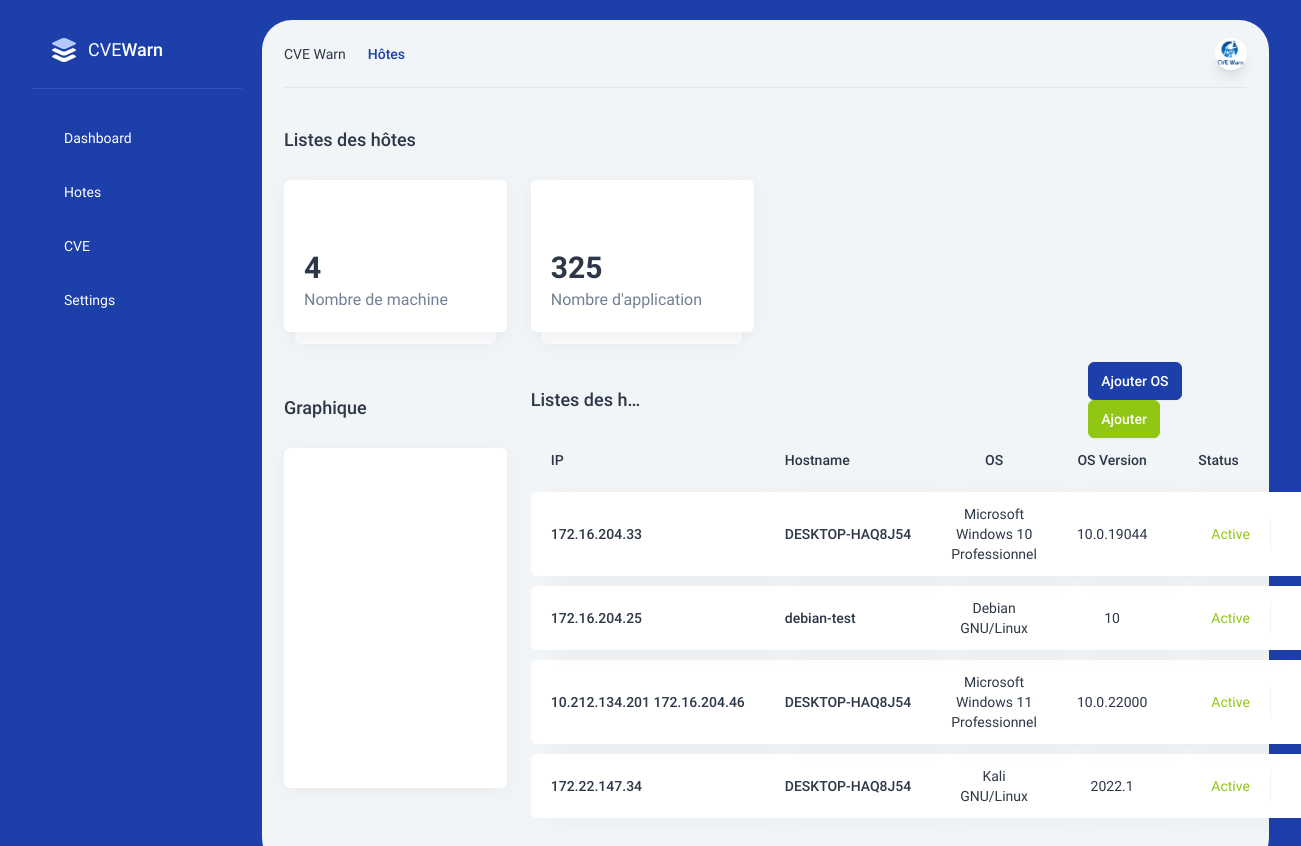
The app's page /ui/1/host/ (signed in) with its own data.
### tables this page shows
CREATE TABLE "Hosts" (
	"id_host"	TEXT NOT NULL UNIQUE,
	"ip"	TEXT,
	"hostname"	TEXT,
	"id_os"	INTEGER,
	"id_infrastructure" INTEGER,
	FOREIGN KEY("id_os") REFERENCES OS(id_os),
	FOREIGN KEY("id_infrastructure") REFERENCES Infrastructure(id_infrastructure),
	PRIMARY KEY("id_host")
);

CREATE TABLE "OS" (
	"id_os"	INTEGER NOT NULL UNIQUE,
	"os_name"	TEXT NOT NULL ,
	"os_version"	TEXT,
	PRIMARY KEY("id_os" AUTOINCREMENT)
);

### routes/ui.py (the view)
@myroutes.route("/ui/<infra_id>/host/")
@authentification.requires_user_authorization
def list_host(infra_id):
    hotes = mydb.select_all_host_information_os(infra_id)
    oss = mydb.select_all_os()
    apps = mydb.select_all_apps_from_infra(infra_id)
    return render_template("list_host.html", hotes=hotes,infra_id=infra_id,oss=oss,apps=apps)

### db/db.py (called while the page is built)
    def execute(self, sql, arg1=()):
        self.lock.acquire()
        self.cursor.execute(sql, arg1)
        self.lock.release()

    def return_arr_dict(self):
        self.lock.acquire()
        try:
            ncols = len(self.cursor.description)
            colnames = [self.cursor.description[i][0] for i in range(ncols)]
            results = []
            for row in self.cursor.fetchall():
                res = {}
                for i in range(ncols):
                    res[colnames[i]] = row[i]
                results.append(res)
        except:
            results = []
        finally:
            self.lock.release()
        return results

    def select_all_host_information_os(self,id_infra):
        self.execute("SELECT id_host, ip,hostname, os_name, os_version FROM Hosts NATURAL JOIN OS WHERE id_infrastructure=?",(id_infra))
        result = self.return_arr_dict()
        return result

    def select_all_os(self):
        self.execute("SELECT * from OS")
        result = self.return_arr_dict()
        return result

    def select_all_apps_from_infra(self,id_infra):
        self.execute("SELECT id_application FROM Applications NATURAL JOIN applications_installed NATURAL JOIN Hosts WHERE id_infrastructure=? ",(id_infra,))
        result = self.return_arr_dict()
        return result

### module/authentification.py (called while the page is built)
def requires_user_authorization(f):
    @wraps(f)
    def decorated(*args, **kwargs):
        if 'id' not in session:
            return redirect(url_for('routes.login'))
        if kwargs['infra_id'] != str(session['id']):
            return render_template('forbidden.html')
        return f(*args, **kwargs)
    return decorated

### templates/list_host.html (shortened to what this page needs)
{% set name = 'Hôtes' %}
{% extends 'base.html' %}
{% block content %}
<div class="grid grid-cols-12 gap-6">
  <div class="col-span-12 xxl:col-span-9">
      <div class="grid grid-cols-12 gap-6">
          <div class="col-span-12 mt-8">
              <div class="intro-y flex items-center h-10">
                  <h2 class="text-lg font-medium truncate mr-5">
                      Listes des hôtes
                  </h2>
              </div>
              <div class="grid grid-cols-12 gap-6 mt-5">
                  <div class="col-span-12 sm:col-span-6 xl:col-span-3 intro-y">
                      <div class="report-box zoom-in">
                          <div class="box p-5">
                              <div class="flex">
                                  <i data-feather="monitor" class="report-box__icon text-theme-12"></i>
                              </div>
                              <div class="text-3xl font-bold leading-8 mt-6">{{hotes|length}}</div>
                              <div class="text-base text-gray-600 mt-1">Nombre de machine</div>
                          </div>
                      </div>
                  </div>
                  <div class="col-span-12 sm:col-span-6 xl:col-span-3 intro-y">
                      <div class="report-box zoom-in">
                          <div class="box p-5">
                              <div class="flex">
                                  <i data-feather="user" class="report-box__icon text-theme-9"></i>
                              </div>
                              <div class="text-3xl font-bold leading-8 mt-6">{{apps|length}}</div>
                              <div class="text-base text-gray-600 mt-1">Nombre d'application</div>
                          </div>
                      </div>
                  </div>
              </div>
          </div>
          <div class="col-span-12 sm:col-span-6 lg:col-span-3 mt-8">
              <div class="intro-y flex items-center h-10">
                  <h2 class="text-lg font-medium truncate mr-5">
                      Graphique
                  </h2>
              </div>
              <div class="intro-y box p-5 mt-5">
                  <canvas id="my-pie-chart" height="300"></canvas>
              </div>
          </div>
          <div class="col-span-6 mt-6" style="width: 150%;">
            <div class="intro-y block sm:flex items-center h-10">
                <h2 class="text-lg font-medium truncate mr-5">
                    Listes des hôtes
                </h2>
                <div style="margin-left: 60%;">
                  <a href="javascript:;" data-toggle="modal" data-target="#modal_ajout_os" class="btn btn-primary">Ajouter OS</a>
                  <a href="javascript:;" data-toggle="modal" data-target="#modal_ajout_hote" class="btn btn-success">Ajouter</a>
                </div>
            </div>
            <div class="intro-y overflow-auto lg:overflow-visible mt-8 sm:mt-0">
              <table class="table table-report sm:mt-2">
                  <thead>
                      <tr>
                          <th class="whitespace-nowrap">IP</th>
                          <th class="whitespace-nowrap">Hostname</th>
                          <th class="text-center whitespace-nowrap">OS</th>
                          <th class="text-center whitespace-nowrap">OS Version</th>
                          <th class="text-center whitespace-nowrap">Status</th>
                          <th class="text-center whitespace-nowrap">ACTIONS</th>
                      </tr>
                  </thead>
                  <tbody id="host_list">
                    {% for hote in hotes %}
                      <tr class="intro-x" onclick="document.location = '/ui/{{infra_id}}/host/{{hote.id_host}}';">
                          <td>
                              <a class="font-medium whitespace-nowrap">{{ hote.ip }}</a>
                          </td>
                          <td>
                              <a class="font-medium whitespace-nowrap">{{ hote.hostname }}</a>
                          </td>
                          <td class="text-center">{{ hote.os_name }}</td>
                          <td class="text-center">{{ hote.os_version }}</td>
                          <td class="w-40">
                              <div class="flex items-center justify-center text-theme-9"> <i data-feather="check-square" class="w-4 h-4 mr-2"></i> Active </div>
                          </td>
                          <td class="table-report__action w-56">
                              <div class="flex justify-center items-center">
                                  <a class="flex items-center mr-3" href=""> <i data-feather="check-square" class="w-4 h-4 mr-1"></i> Edit </a>
                              </div>
                          </td>
                      </tr>
                    {% endfor %}
                  </tbody>
              </table>
            </div>
          </div>
      </div>
  </div>
</div>
{% endblock %}

### templates/base.html (shortened to what this page needs)
<!DOCTYPE html>
<html lang="fr" class="light">
    <head>
        <link rel="stylesheet" href="/static/css/app.css" />
    </head>
    <body class="main">
        <div class="flex">
            <nav class="side-nav">
                <a href="/ui/{{ infra_id }}" class="intro-x flex items-center pl-5 pt-4">
                    <img class="w-6" src="/static/logo/logo.svg">
                    <span class="hidden xl:block text-white text-lg ml-3"> CVE<span class="font-medium">Warn</span> </span>
                </a>
                <div class="side-nav__devider my-6"></div>
                <ul>
                    <li>
                        <a href="/ui/{{infra_id}}/" class="side-menu">
                            <div class="side-menu__title">
                                Dashboard
                            </div>
                        </a>
                    </li>
                    <li>
                        <a href="/ui/{{infra_id}}/host/" class="side-menu">
                            <div class="side-menu__title"> Hotes </div>
                        </a>
                    </li>
                    <li>
                        <a href="/ui/{{infra_id}}/cve" class="side-menu">
                            <div class="side-menu__title"> CVE </div>
                        </a>
                    </li>
                    <li>
                        <a href="/ui/{{infra_id}}/settings" class="side-menu">
                            <div class="side-menu__title"> Settings </div>
                        </a>
                    </li>
                </ul>
            </nav>
            <div class="content">
                <div class="top-bar">
                    <div class="-intro-x breadcrumb mr-auto hidden sm:flex"> <a href="/ui/{{ infra_id }}/">CVE Warn</a> <i data-feather="chevron-right" class="breadcrumb__icon"></i> <a href="" class="breadcrumb--active">{{ name }}</a> </div>
                    <div class="intro-x dropdown w-8 h-8">
                        <div class="dropdown-toggle w-8 h-8 rounded-full overflow-hidden shadow-lg image-fit zoom-in" role="button" aria-expanded="false">
                            <img src="/static/logo/logoWhite.png">
                        </div>
                    </div>
                </div>
                {% block content %} {% endblock %}
            </div>
        </div>
    </body>
</html>

### records on screen
Hosts: hostname "DESKTOP-HAQ8J54", os_name "Microsoft Windows 10 Professionnel", os_version "10.0.19044"
Hosts: hostname "debian-test", os_name "Debian GNU/Linux", os_version "10"
Hosts: ip "10.212.134.201 172.16.204.46", hostname "DESKTOP-HAQ8J54", os_name "Microsoft Windows 11 Professionnel", os_version "10.0.22000"
Hosts: ip "172.22.147.34", hostname "DESKTOP-HAQ8J54", os_name "Kali GNU/Linux", os_version "2022.1"

### other values on screen
{{ name }} "Hôtes"
{{ hotes|length }} "4"
{{ apps|length }} "325"
